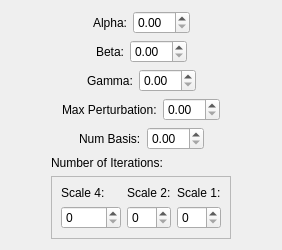
                <widget class="QWidget" name="g_FluidWarpingGroup">
                 <attribute name="title">
                  <string>Fluid Warping</string>
                 </attribute>
                 <layout class="QVBoxLayout" name="verticalLayout_67">
                  <item>
                   <widget class="QWidget" name="widget_136" native="true">
                    <layout class="QVBoxLayout" name="verticalLayout_66">
                     <property name="margin">
                      <number>0</number>
                     </property>
                     <item>
                      <widget class="QWidget" name="widget_137" native="true">
                       <layout class="QHBoxLayout" name="horizontalLayout_115">
                        <property name="margin">
                         <number>0</number>
                        </property>
                        <item>
                         <spacer name="horizontalSpacer_106">
                          <property name="orientation">
                           <enum>Qt::Horizontal</enum>
                          </property>
                          <property name="sizeHint" stdset="0">
                           <size>
                            <width>40</width>
                            <height>20</height>
                           </size>
                          </property>
                         </spacer>
                        </item>
                        <item>
                         <widget class="QLabel" name="label_131">
                          <property name="text">
                           <string>Alpha:</string>
                          </property>
                         </widget>
                        </item>
                        <item>
                         <widget class="QDoubleSpinBox" name="g_Alpha"/>
                        </item>
                        <item>
                         <spacer name="horizontalSpacer_107">
                          <property name="orientation">
                           <enum>Qt::Horizontal</enum>
                          </property>
                          <property name="sizeHint" stdset="0">
                           <size>
                            <width>40</width>
                            <height>20</height>
                           </size>
                          </property>
                         </spacer>
                        </item>
                       </layout>
                      </widget>
                     </item>
                     <item>
                      <widget class="QWidget" name="widget_138" native="true">
                       <layout class="QHBoxLayout" name="horizontalLayout_116">
                        <property name="margin">
                         <number>0</number>
                        </property>
                        <item>
                         <spacer name="horizontalSpacer_108">
                          <property name="orientation">
                           <enum>Qt::Horizontal</enum>
                          </property>
                          <property name="sizeHint" stdset="0">
                           <size>
                            <width>40</width>
                            <height>20</height>
                           </size>
                          </property>
                         </spacer>
                        </item>
                        <item>
                         <widget class="QLabel" name="label_132">
                          <property name="text">
                           <string>Beta:</string>
                          </property>
                         </widget>
                        </item>
                        <item>
                         <widget class="QDoubleSpinBox" name="g_Beta"/>
                        </item>
                        <item>
                         <spacer name="horizontalSpacer_109">
                          <property name="orientation">
                           <enum>Qt::Horizontal</enum>
                          </property>
                          <property name="sizeHint" stdset="0">
                           <size>
                            <width>40</width>
                            <height>20</height>
                           </size>
                          </property>
                         </spacer>
                        </item>
                       </layout>
                      </widget>
                     </item>
                     <item>
                      <widget class="QWidget" name="widget_139" native="true">
                       <layout class="QHBoxLayout" name="horizontalLayout_117">
                        <property name="margin">
                         <number>0</number>
                        </property>
                        <item>
                         <spacer name="horizontalSpacer_110">
                          <property name="orientation">
                           <enum>Qt::Horizontal</enum>
                          </property>
                          <property name="sizeHint" stdset="0">
                           <size>
                            <width>40</width>
                            <height>20</height>
                           </size>
                          </property>
                         </spacer>
                        </item>
                        <item>
                         <widget class="QLabel" name="label_133">
                          <property name="text">
                           <string>Gamma:</string>
                          </property>
                         </widget>
                        </item>
                        <item>
                         <widget class="QDoubleSpinBox" name="g_Gamma"/>
                        </item>
                        <item>
                         <spacer name="horizontalSpacer_111">
                          <property name="orientation">
                           <enum>Qt::Horizontal</enum>
                          </property>
                          <property name="sizeHint" stdset="0">
                           <size>
                            <width>40</width>
                            <height>20</height>
                           </size>
                          </property>
                         </spacer>
                        </item>
                       </layout>
                      </widget>
                     </item>
                     <item>
                      <widget class="QWidget" name="widget_140" native="true">
                       <layout class="QHBoxLayout" name="horizontalLayout_118">
                        <property name="margin">
                         <number>0</number>
                        </property>
                        <item>
                         <spacer name="horizontalSpacer_112">
                          <property name="orientation">
                           <enum>Qt::Horizontal</enum>
                          </property>
                          <property name="sizeHint" stdset="0">
                           <size>
                            <width>40</width>
                            <height>20</height>
                           </size>
                          </property>
                         </spacer>
                        </item>
                        <item>
                         <widget class="QLabel" name="label_134">
                          <property name="text">
                           <string>Max Perturbation:</string>
                          </property>
                         </widget>
                        </item>
                        <item>
                         <widget class="QDoubleSpinBox" name="g_MaxPerturbation"/>
                        </item>
                        <item>
                         <spacer name="horizontalSpacer_113">
                          <property name="orientation">
                           <enum>Qt::Horizontal</enum>
                          </property>
                          <property name="sizeHint" stdset="0">
                           <size>
                            <width>40</width>
                            <height>20</height>
                           </size>
                          </property>
                         </spacer>
                        </item>
                       </layout>
                      </widget>
                     </item>
                     <item>
                      <widget class="QWidget" name="widget_141" native="true">
                       <layout class="QHBoxLayout" name="horizontalLayout_119">
                        <property name="margin">
                         <number>0</number>
                        </property>
                        <item>
                         <spacer name="horizontalSpacer_114">
                          <property name="orientation">
                           <enum>Qt::Horizontal</enum>
                          </property>
                          <property name="sizeHint" stdset="0">
                           <size>
                            <width>40</width>
                            <height>20</height>
                           </size>
                          </property>
                         </spacer>
                        </item>
                        <item>
                         <widget class="QLabel" name="label_135">
                          <property name="text">
                           <string>Num Basis:</string>
                          </property>
                         </widget>
                        </item>
                        <item>
                         <widget class="QDoubleSpinBox" name="g_NumBasis"/>
                        </item>
                        <item>
                         <spacer name="horizontalSpacer_115">
                          <property name="orientation">
                           <enum>Qt::Horizontal</enum>
                          </property>
                          <property name="sizeHint" stdset="0">
                           <size>
                            <width>40</width>
                            <height>20</height>
                           </size>
                          </property>
                         </spacer>
                        </item>
                       </layout>
                      </widget>
                     </item>
                     <item>
                      <widget class="QWidget" name="widget_143" native="true">
                       <layout class="QHBoxLayout" name="horizontalLayout_120">
                        <property name="margin">
                         <number>0</number>
                        </property>
                        <item>
                         <spacer name="horizontalSpacer_116">
                          <property name="orientation">
                           <enum>Qt::Horizontal</enum>
                          </property>
                          <property name="sizeHint" stdset="0">
                           <size>
                            <width>40</width>
                            <height>20</height>
                           </size>
                          </property>
                         </spacer>
                        </item>
                        <item>
                         <widget class="QWidget" name="widget_142" native="true">
                          <layout class="QVBoxLayout" name="verticalLayout_65">
                           <property name="margin">
                            <number>0</number>
                           </property>
                           <item>
                            <widget class="QLabel" name="label_136">
                             <property name="text">
                              <string>Number of Iterations:</string>
                             </property>
                            </widget>
                           </item>
                           <item>
                            <widget class="QFrame" name="frame_53">
                             <property name="frameShape">
                              <enum>QFrame::StyledPanel</enum>
                             </property>
                             <property name="frameShadow">
                              <enum>QFrame::Raised</enum>
                             </property>
                             <layout class="QGridLayout" name="gridLayout_9">
                              <item row="0" column="0">
                               <widget class="QLabel" name="label_137">
                                <property name="text">
                                 <string>Scale 4:</string>
                                </property>
                               </widget>
                              </item>
                              <item row="1" column="0">
                               <widget class="QSpinBox" name="g_Scale4NbIterations">
                                <property name="minimumSize">
                                 <size>
                                  <width>60</width>
                                  <height>0</height>
                                 </size>
                                </property>
                                <property name="maximum">
                                 <number>99</number>
                                </property>
                                <property name="value">
                                 <number>0</number>
                                </property>
                               </widget>
                              </item>
                              <item row="1" column="1">
                               <widget class="QSpinBox" name="g_Scale2NbIterations">
                                <property name="maximumSize">
                                 <size>
                                  <width>60</width>
                                  <height>16777215</height>
                                 </size>
                                </property>
                               </widget>
                              </item>
                              <item row="1" column="2">
                               <widget class="QSpinBox" name="g_Scale1NbIterations">
                                <property name="maximumSize">
                                 <size>
                                  <width>60</width>
                                  <height>16777215</height>
                                 </size>
                                </property>
                               </widget>
                              </item>
                              <item row="0" column="1">
                               <widget class="QLabel" name="label_138">
                                <property name="text">
                                 <string>Scale 2:</string>
                                </property>
                               </widget>
                              </item>
                              <item row="0" column="2">
                               <widget class="QLabel" name="label_139">
                                <property name="text">
                                 <string>Scale 1:</string>
                                </property>
                               </widget>
                              </item>
                             </layout>
                            </widget>
                           </item>
                          </layout>
                         </widget>
                        </item>
                        <item>
                         <spacer name="horizontalSpacer_117">
                          <property name="orientation">
                           <enum>Qt::Horizontal</enum>
                          </property>
                          <property name="sizeHint" stdset="0">
                           <size>
                            <width>40</width>
                            <height>20</height>
                           </size>
                          </property>
                         </spacer>
                        </item>
                       </layout>
                      </widget>
                     </item>
                    </layout>
                   </widget>
                  </item>
                 </layout>
                </widget>
